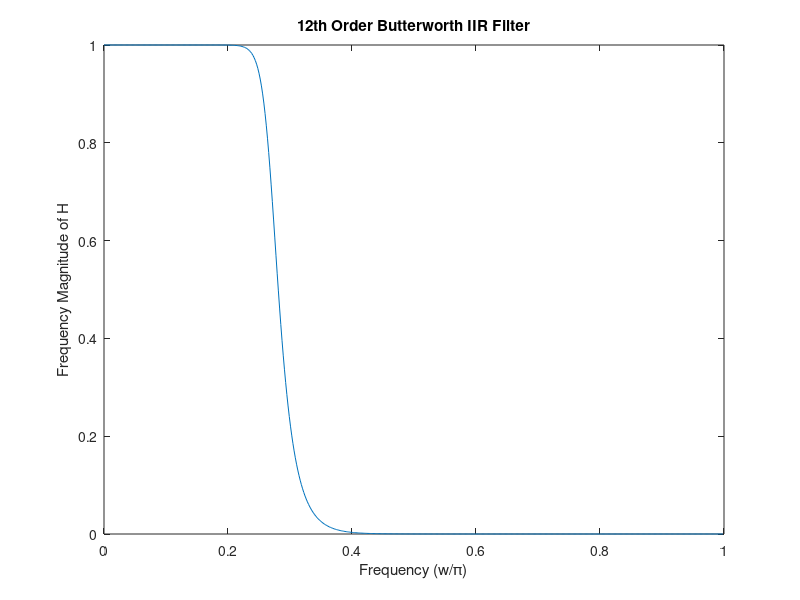

Here is the MATLAB script that generated this plot: (Note: this script raises an error after producing the figure.)
% ELE474 Proje Doruk Bilgi 161201071

clc;
close all;

N=12;                        %12th Order Butterworth   (elle hesaplandı)
wc=0.27;                     %cut off frequency (elle hesaplandı)
[PAY,PAYDA] = butter(N,wc);
[H,w]=freqz(PAY,PAYDA);        %H(w)'nın pay ve paydası 

b0=1.13725*(10^-6);
b1=[1  1]; %12 tane olacak N=12;
a1=[1 -1.10 0.56];
a2=[1 -0.97 0.39];
a3=[1 -0.84 0.19];
a4=[1 -0.84 0.20];
a5=[1 -1.28 0.83];
a6=[1 -0.81 0.16];

pay1=conv(b1,b1);
pay2=conv(pay1,b1);
pay3=conv(pay2,b1);
pay4=conv(pay3,b1);
pay5=conv(pay4,b1);
pay6=conv(pay5,b1);
pay7=conv(pay6,b1);
pay8=conv(pay7,b1);
pay9=conv(pay8,b1);
pay10=conv(pay9,b1);
PAY=b0*conv(pay10,b1);

payda1=conv(a1,a2);
payda2=conv(payda1,a3);
payda3=conv(payda2,a4);
payda4=conv(payda3,a5);
PAYDA=conv(payda4,a6);

figure(1)
plot(w/pi,abs(H));
xlabel('Frequency (w/\pi)');
ylabel('Frequency Magnitude of H');
ylim([0 1]);
xlim([0 1]);
title('12th Order Butterworth IIR Filter');

%Tasarlanmış olan Butterworth Filtresi ile dosyanın filtrelenmesi 
[x,Fs]= audioread('C:\Users\Administrator\Desktop\fil2.wav');

y = filter(PAY,PAYDA,x); 
player = audioplayer(y,Fs);
play(player);

%Orjinal ve Filtrelenmiş Müzik Dosyasınının Frekans Domaindeki Mutlak Değerlerinin Çizilmesi

%Orijinal
m = length(x); 
n = pow2(nextpow2(m));
x_fft = fft(x, n);
f = (0:n-1)*(Fs/n);
amplitude = abs(x_fft)/n;
figure(2)
subplot(2,1,1);
plot(f(1:floor(n/2)),amplitude(1:floor(n/2)));
title('Frequency Domain Representation - Unfiltered Sound');
xlabel('Frequency');
ylabel('Amplitude');

%Filtrelenmiş
m1 = length(y); 
n1 = pow2(nextpow2(m1));
y_fft = fft(y, n1);
f = (0:n1-1)*(Fs/n1);
amplitude = abs(y_fft)/n1;
figure(2)
subplot(2,1,2);
plot(f(1:floor(n1/2)),amplitude(1:floor(n1/2)))
title('Frequency Domain Representation - Filtered Sound')
xlabel('Frequency')
ylabel('Amplitude')
